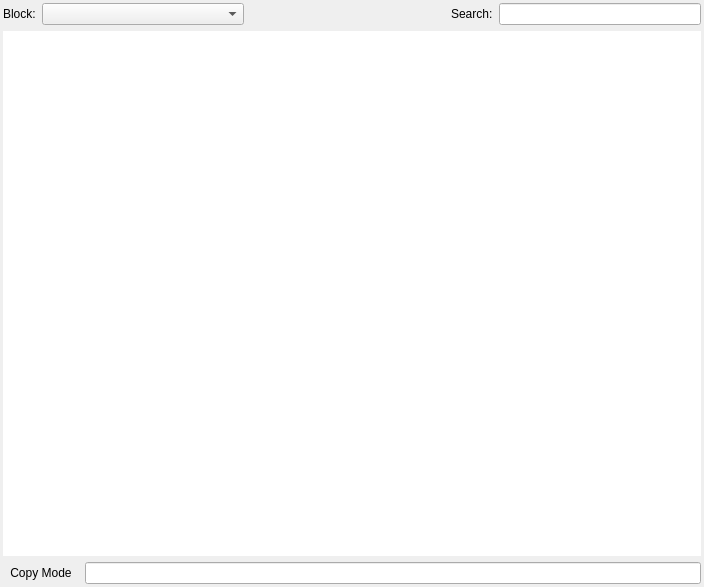
<?xml version="1.0" encoding="UTF-8"?>
<ui version="4.0">
 <class>ChartWidget</class>
 <widget class="QWidget" name="ChartWidget">
  <property name="geometry">
   <rect>
    <x>0</x>
    <y>0</y>
    <width>704</width>
    <height>587</height>
   </rect>
  </property>
  <property name="windowTitle">
   <string>Form</string>
  </property>
  <layout class="QGridLayout" name="gridLayout">
   <property name="margin">
    <number>3</number>
   </property>
   <item row="0" column="0">
    <layout class="QHBoxLayout" name="horizontalLayout">
     <item>
      <widget class="QLabel" name="unicodeCoverageStat">
       <property name="sizePolicy">
        <sizepolicy hsizetype="Minimum" vsizetype="Preferred">
         <horstretch>0</horstretch>
         <verstretch>0</verstretch>
        </sizepolicy>
       </property>
       <property name="toolTip">
        <string>Coverage of Unicode Interval</string>
       </property>
       <property name="text">
        <string>Block:</string>
       </property>
       <property name="margin">
        <number>2</number>
       </property>
       <property name="buddy">
        <cstring>uniPlaneCombo</cstring>
       </property>
      </widget>
     </item>
     <item>
      <widget class="QComboBox" name="uniPlaneCombo">
       <property name="sizePolicy">
        <sizepolicy hsizetype="Expanding" vsizetype="Fixed">
         <horstretch>0</horstretch>
         <verstretch>0</verstretch>
        </sizepolicy>
       </property>
       <property name="acceptDrops">
        <bool>true</bool>
       </property>
       <property name="sizeAdjustPolicy">
        <enum>QComboBox::AdjustToContents</enum>
       </property>
      </widget>
     </item>
     <item>
      <spacer name="horizontalSpacer_2">
       <property name="orientation">
        <enum>Qt::Horizontal</enum>
       </property>
       <property name="sizeHint" stdset="0">
        <size>
         <width>40</width>
         <height>20</height>
        </size>
       </property>
      </spacer>
     </item>
     <item>
      <widget class="QLabel" name="label_2">
       <property name="text">
        <string>Search:</string>
       </property>
       <property name="buddy">
        <cstring>charSearchLine</cstring>
       </property>
      </widget>
     </item>
     <item>
      <widget class="QLineEdit" name="charSearchLine">
       <property name="toolTip">
        <string>Search a character by its codepoint (expressed in hexadecimal 
and prefixed with &quot;U+&quot;, &quot;u+&quot; or &quot;+&quot;) or a glyph by its name.
Press enter after editing to run the search.</string>
       </property>
       <property name="inputMask">
        <string/>
       </property>
       <property name="text">
        <string/>
       </property>
      </widget>
     </item>
    </layout>
   </item>
   <item row="1" column="0">
    <widget class="FMGlyphsView" name="abcView">
     <property name="sizePolicy">
      <sizepolicy hsizetype="Expanding" vsizetype="Expanding">
       <horstretch>0</horstretch>
       <verstretch>2</verstretch>
      </sizepolicy>
     </property>
     <property name="focusPolicy">
      <enum>Qt::NoFocus</enum>
     </property>
     <property name="statusTip">
      <string>Clicking on a glyph will show details about it</string>
     </property>
     <property name="frameShape">
      <enum>QFrame::NoFrame</enum>
     </property>
     <property name="rubberBandSelectionMode">
      <enum>Qt::IntersectsItemBoundingRect</enum>
     </property>
    </widget>
   </item>
   <item row="2" column="0">
    <layout class="QHBoxLayout" name="horizontalLayout_4">
     <item>
      <widget class="QToolButton" name="clipboardCheck">
       <property name="sizePolicy">
        <sizepolicy hsizetype="Preferred" vsizetype="Fixed">
         <horstretch>0</horstretch>
         <verstretch>0</verstretch>
        </sizepolicy>
       </property>
       <property name="toolTip">
        <string>Set Mode &quot;Copy Character to Clipboard&quot;</string>
       </property>
       <property name="text">
        <string>Copy Mode</string>
       </property>
       <property name="icon">
        <iconset resource="application.qrc">
         <normaloff>:/action-copy-char</normaloff>:/action-copy-char</iconset>
       </property>
       <property name="checkable">
        <bool>true</bool>
       </property>
       <property name="toolButtonStyle">
        <enum>Qt::ToolButtonTextOnly</enum>
       </property>
       <property name="autoRaise">
        <bool>true</bool>
       </property>
      </widget>
     </item>
     <item>
      <widget class="QLineEdit" name="uniLine"/>
     </item>
    </layout>
   </item>
  </layout>
 </widget>
 <customwidgets>
  <customwidget>
   <class>FMGlyphsView</class>
   <extends>QGraphicsView</extends>
   <header>fmglyphsview.h</header>
  </customwidget>
 </customwidgets>
 <resources>
  <include location="application.qrc"/>
 </resources>
 <connections/>
</ui>
